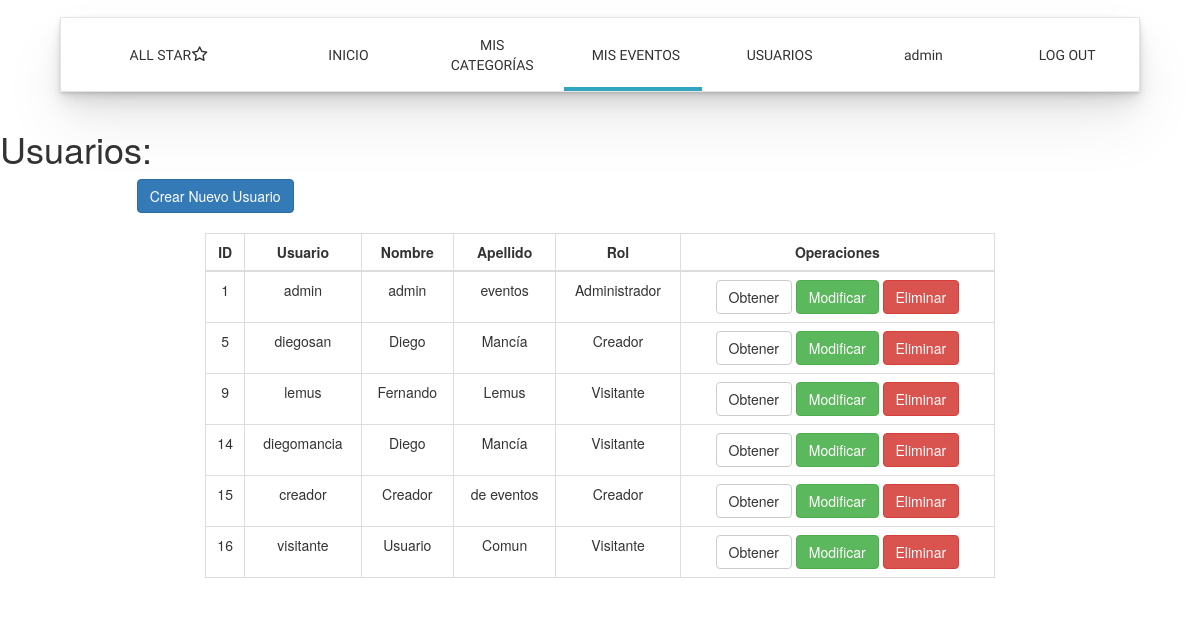
The app's page /usuarios/index.php (signed in) with its own data.
### tables this page shows
CREATE TABLE IF NOT EXISTS `usuario` (
  `idUsuario` int(11) NOT NULL AUTO_INCREMENT,
  `Username` varchar(20) NOT NULL,
  `Password` varchar(35) NOT NULL,
  `Nombre` varchar(50) NOT NULL,
  `Apellido` varchar(50) NOT NULL,
  `Genero` char(1) NOT NULL,
  `Rolusuario` int(11) NOT NULL,
  PRIMARY KEY (`idUsuario`),
  UNIQUE KEY `user_nameforUser` (`Username`),
  KEY `User_ROLuser` (`Rolusuario`)
);

### usuarios/index.php (the view, shortened to what this page needs)
<!DOCTYPE html>
<html lang="es">
<head>
    <link rel="stylesheet" href="css/bootstrap.min.css" />
    <link rel="stylesheet" href="../css/menu.style.css">
    <link rel="stylesheet" href="css/dashboard.css">
    <link rel="stylesheet" href="../css/icomoon/style.css">
</head>
<body>
<?php
require_once('../vista/menu_vista.php');
?>
<div class="content">
	<div class="row">
		<div class="col-md-12">
			<div class="row">
				<div class="col-offset-2 col-md-8">
					<h1>Usuarios:</h1>
				</div>
			</div>
		</div>
	</div>
	<div class="row">
		<div class="col-offset-2 col-md-8">
			<div class="row">
				<div class="col-md-offset-2 col-md-8">
					<a href="create.php" class="btn btn-primary">Crear Nuevo Usuario</a>
				</div>
			</div>
		</div>
	</div>
	<br>
    <div class="row">
        <div class="col-md-offset-2 col-md-8">
			<table class="table table-bordered">
				<thead >
					<tr>
						<th class="text-center">ID</th>
						<th class="text-center">Usuario</th>
						<th class="text-center">Nombre</th>
						<th class="text-center">Apellido</th>
						<th class="text-center">Rol</th>
						<th class="text-center">Operaciones</th>
					</tr>
				</thead>
				<tbody>
					<?php
						$pdocn = Database::connect();
						$sql = ('SELECT * FROM usuario ORDER BY idUsuario ASC');
						foreach ($pdocn->query($sql) as $row) {
						switch ($row['Rolusuario']) {
							case 1:
								$rolU = "Administrador";
								break;
							case 2:
								$rolU = "Creador";
								break;
							case 3:
								$rolU = "Visitante";
								break;
						}
						echo 	'<tr>
									<td class="text-center">'.$row["idUsuario"].'</td>
									<td class="text-center">'.$row["Username"].'</td>
									<td class="text-center">'.$row["Nombre"].'</td>
									<td class="text-center">'.$row["Apellido"].'</td>
									<td class="text-center">'.$rolU.'</td>
									<td class="text-center">
										<a href="read.php?id='.$row["idUsuario"].'" class="btn btn-default">Obtener</a>
										<a href="update.php?id='.$row["idUsuario"].'" class="btn btn-success">Modificar</a>
										<a href="confirmacion.php?id='.$row["idUsuario"].'" class="btn btn-danger">Eliminar</a>
									</td>
								</tr>';
						}
					 ?>
				</tbody>
			</table>
        </div>
    </div>
</div>
</body>
</html>

### css/menu.style.css (style rules this page uses)
* { padding: 0; margin: 0; box-sizing: border-box; }
a { color: inherit; font-style: normal; text-decoration: none; }

### usuarios/css/dashboard.css (style rules this page uses)
* { padding: 0; margin: 0; }
body { background-color: white; }

### records on screen
usuario: idUsuario "1", Username "admin", Nombre "admin", Apellido "eventos", Rolusuario "Administrador"
usuario: idUsuario "5", Username "diegosan", Nombre "Diego", Apellido "Mancía", Rolusuario "Creador"
usuario: idUsuario "9", Username "lemus", Nombre "Fernando", Apellido "Lemus", Rolusuario "Visitante"
usuario: idUsuario "14", Username "diegomancia", Nombre "Diego", Apellido "Mancía", Rolusuario "Visitante"
usuario: idUsuario "15", Username "creador", Nombre "Creador", Apellido "de eventos", Rolusuario "Creador"
usuario: idUsuario "16", Username "visitante", Nombre "Usuario", Apellido "Comun", Rolusuario "Visitante"

### other values on screen
$opcion "INICIO"
$opcion "MIS CATEGORÍAS"
$opcion "MIS EVENTOS"
$opcion "USUARIOS"
$opcion "admin"
$opcion "LOG OUT"
